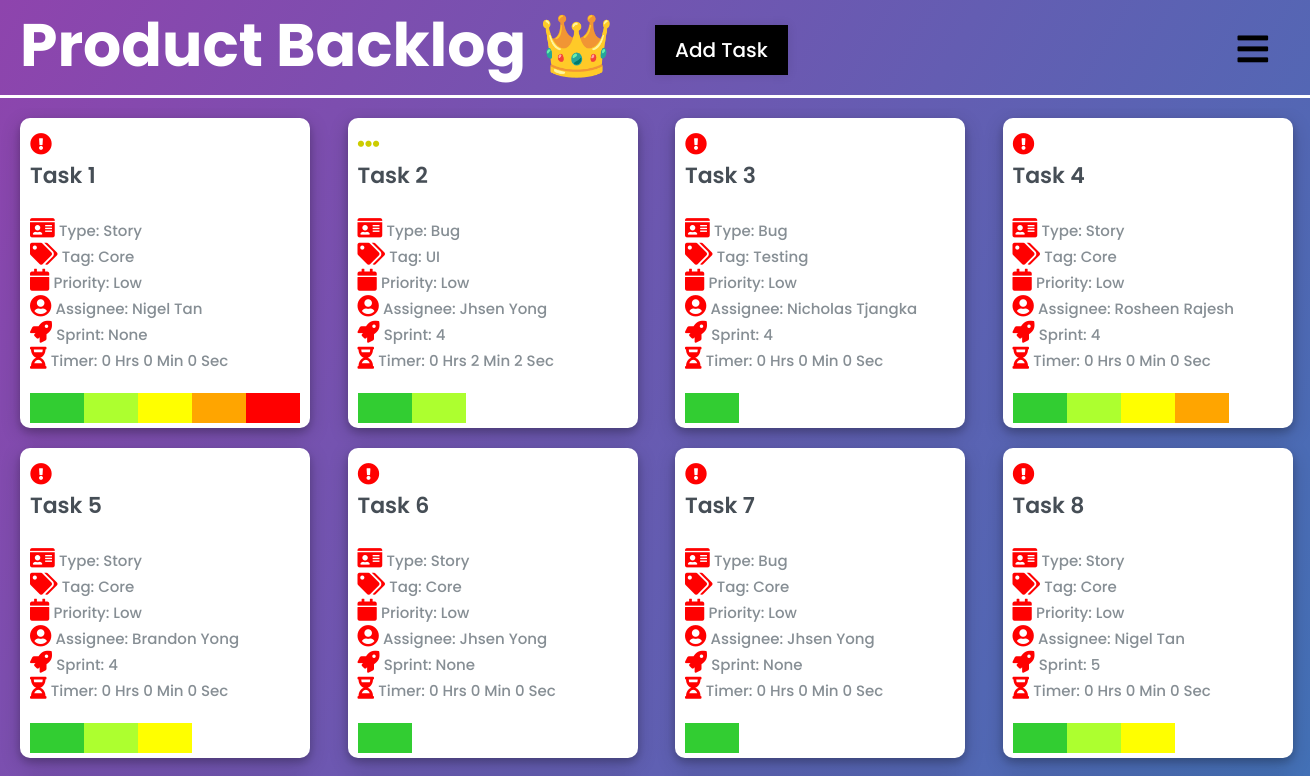
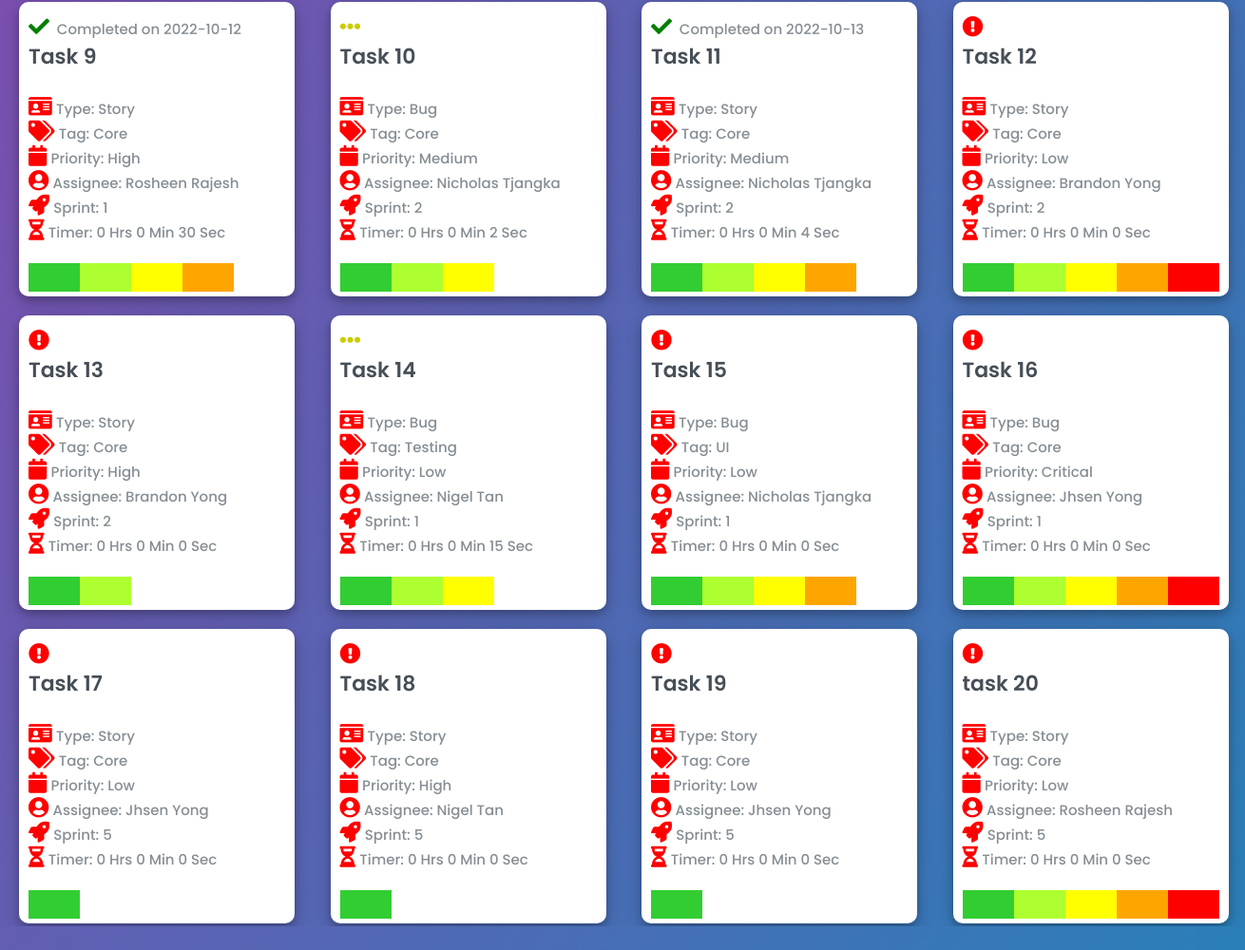
The page / on the database its author committed (2 pictures, top to bottom).
### tables this page shows
CREATE TABLE "card" (
	"card_id"	INTEGER NOT NULL UNIQUE,
	"card_name"	TEXT NOT NULL,
	"card_tag"	TEXT,
	"card_priority"	TEXT,
	"card_storypoint"	TEXT,
	"card_description"	TEXT,
	"card_status"	TEXT,
	"card_start"	TEXT,
	"card_stop"	TEXT,
	"card_elapsed"	BLOB,
	"list_id"	INTEGER,
	"user_username"	TEXT,
	"sprint_id"	INTEGER,
	"card_type"	INTEGER,
	"card_timer"	BLOB DEFAULT 0,
	PRIMARY KEY("card_id" AUTOINCREMENT),
	FOREIGN KEY("list_id") REFERENCES "List"("list_id"),
	FOREIGN KEY("user_username") REFERENCES "User"("user_username"),
	FOREIGN KEY("sprint_id") REFERENCES "Sprint"("sprint_id") ON DELETE SET NULL
);

### app.py (the view)
@app.route("/", methods=['POST', 'GET'])
def product_backlog():
    users = appDb.all_users()
    sprints = appDb.all_sprint()
    if request.method == "POST":
        card_name = request.form.get("taskname")
        card_tag = request.form.get("tasktag")
        card_priority = request.form.get("taskpriority")
        card_storypoint = request.form.get("taskstorypoint")
        card_description = request.form.get("taskdescription")
        card_type = request.form.get("tasktype")
        if  request.form.get("taskassignee") == "":
            card_assignee = None
        else:
             card_assignee = request.form.get("taskassignee")
        try:
            appDb.create_card(card_name, card_tag, card_priority, card_storypoint, card_description, "To do", card_type, None, card_assignee)
            return redirect("/")
        except:
            return "There was an issue addind your task!"
    else:
        tasks = appDb.all_cards()
        return render_template("index.html", tasks=tasks, users=users, sprints=sprints)

### db.py (called while the page is built)
    def all_users(self) :
        try :
            self.cursor.execute(
                "SELECT * from user")
            return self.cursor.fetchall()
        except Exception as e :
            return e

    def all_cards(self ) :
        try :
            self.cursor.execute(
                "SELECT * from CARD")
            return self.cursor.fetchall()
        except Exception as e :
            return e

    def all_sprint(self) :
        try :
            self.cursor.execute(
                "Select * from sprint")
            return self.cursor.fetchall()
        except Exception as e :
            return e

### templates/index.html (shortened to what this page needs)
{% extends "base.html" %}
{% block head %}
<link rel="stylesheet" href="https://use.fontawesome.com/releases/v5.15.4/css/all.css"/>
{% endblock %}
{% block body %}
<div class="product_backlog">
    <h1>Product Backlog &#128081;</h1>
    <label for="add_task_check" class="show_add_task_btn">Add Task</label>
    <label for="check">
        <i class="fas fa-bars" id="btn"></i>
    </label>
    <div class="task_box">
        {% for task in tasks %}
            <div class="miniature_card">
                <div class="front_facing">
                    {% if task[6] == "To do" %}
                        <div><i class="fa fa-exclamation-circle" style="color:red; margin-top: 5px;"></i></div>
                    {% elif task[6] == "Doing" %}
                        <div><i class="fa fa-ellipsis-h" style="color:#CCCC00; margin-top: 5px;"></i></div>
                    {% else %}
                        <div><i class="fa fa-check" style="color:green; margin-top: 5px;"></i><span class="quote2">&nbsp;&nbsp;Completed on {{task[9]}}</span></div>
                    {% endif %}
                    <div class="card_text">
                        <h3 class="name">{{task[1]}}</h3>
                        <br>
                    </div>
                    <div class="tag_type_priority">
                        <i class="fa fa-id-card"></i>
                        <span class="quote2">Type: {{task[13]}}</span>
                        <br>
                        <i class="fa fa-tags"></i>
                        <span class="quote2">Tag: {{task[2]}}</span>
                        <br>
                        <i class="fa fa-calendar"></i>
                        <span class="quote2">Priority: {{task[3]}}</span>
                        <br>
                        <i class="fa fa-user-circle"></i>
                        <span class="quote2">Assignee: {{task[11]}}</span>
                        <br>
                        <i class="fa fa-rocket"></i>
                        {% if task[12] == None %}
                            <span class="quote2">Sprint: None</span>
                        {% else %}
                            <span class="quote2">Sprint: {{task[12]}}</span>
                        {% endif %}
                        <br>
                        <i class="fa fa-hourglass-half"></i>
                        {% if task[14] == 0 %}
                            <span class="quote2">Timer: 0 Hrs 0 Min 0 Sec</span>
                        {% else %}
                            {% set time = task[14]|int() %}
                            {% set time = time - 662400 %}
                            <span class="quote2">Timer: {{time // 3600}} Hrs {{time // 60}} Min {{time % 60}} Sec</span>
                        {% endif %}
                        <br>
                        <div class="line">
                            {% if task[4] == "1" %}
                                <span class="color-1"></span>
                            {% elif task[4] == "2" %}
                                <span class="color-1"></span>
                                <span class="color-2"></span>
                            {% elif task[4] == "3" %}
                                <span class="color-1"></span>
                                <span class="color-2"></span>
                                <span class="color-3"></span>
                            {% elif task[4] == "4" %}
                                <span class="color-1"></span>
                                <span class="color-2"></span>
                                <span class="color-3"></span>
                                <span class="color-4"></span>
                            {% else %}
                                <span class="color-1"></span>
                                <span class="color-2"></span>
                                <span class="color-3"></span>
                                <span class="color-4"></span>
                                <span class="color-5"></span>
                            {% endif %}
                        </div>
                    </div>
                </div>
            </div>
        {% endfor %}
    </div>
</div>
{% endblock %}

### static/css/main.css (style rules this page uses)
* { margin: 0; padding: 0; box-sizing: border-box; font-family: "Poppins", sans-serif; }
body { margin: 0; padding: 0; overflow: hidden; }
.product_backlog { background: linear-gradient(120deg, #8e44ad, #2980b9); height: 100vh; }
.product_backlog h1 { text-align: left; padding-left: 20px; padding-bottom: 5px; border-bottom: 3px solid white; font-size: 60px; color: white; }
label #btn, label #cancel { position: absolute; cursor: pointer; border-radius: 3px; }
label #btn { right: 30px; top: 25px; font-size: 35px; color: black; padding: 6px 12px; transition: all .5s; }
.show_add_task_btn { background-color: black; padding: 10px 20px; font-size: 20px; font-weight: 500; color: white; cursor: pointer; box-shadow: 0px 0px 10px rgba(0,0,0,0.1); border-color: black; position: absolute; top: 25px; left: 50%; }
.task_box { display: grid; grid-template-columns: repeat(4, minmax(150px, 0.5fr)); grid-row: 150px; padding: 10px; gap: 20px; justify-content: center; overflow: auto; max-height: 90%; margin-top: 10px; }
.miniature_card { width: 290px; max-width: 290px; height: 310px; max-height: 310px; background-color: #fff; justify-content: left; align-items: left; text-align: left; border-radius: 10px; box-shadow: 0 4px 8px 0 rgba(0, 0, 0, 0.2), 0 6px 20px 0 rgba(0, 0, 0, 0.19); padding: 10px; overflow: hidden; margin-left: 10px; word-wrap: break-word; }
.miniature_card i { font-size: 22px !important; color: red; }
.miniature_card .name { font-size: 22px; color: #464e56; font-weight: 600; }
.miniature_card .quote2 { font-size: 15px; font-weight: 500; color: #868e94; }
.line span { display:block; width:20%; float:left; height:5px; margin-top: 20px; height: 30px; }
.line { width:100%; }
.color-1 { background: limegreen; }
.color-2 { background:greenyellow; }
.color-3 { background:yellow; }
.color-4 { background:orange; }
.color-5 { background:red; }

### rows shown on the page
card: card_status "To do" (drawn), card_name "Task 1", card_type "Story", card_tag "Core", card_priority "Low", user_username "Nigel Tan", shows "Sprint: None", card_timer "Timer: 0 Hrs 0 Min 0 Sec"
card: card_status "Doing" (drawn), card_name "Task 2", card_type "Bug", card_tag "UI", card_priority "Low", user_username "Jhsen Yong", sprint "4", time "0", time "2", card_storypoint "2" (drawn)
card: card_status "To do" (drawn), card_name "Task 3", card_type "Bug", card_tag "Testing", card_priority "Low", user_username "Nicholas Tjangka", sprint "4", card_timer "Timer: 0 Hrs 0 Min 0 Sec", card_storypoint "1" (drawn)
card: card_status "To do" (drawn), card_name "Task 4", card_type "Story", card_tag "Core", card_priority "Low", user_username "Rosheen Rajesh", sprint "4", card_timer "Timer: 0 Hrs 0 Min 0 Sec", card_storypoint "4" (drawn)
card: card_status "To do" (drawn), card_name "Task 5", card_type "Story", card_tag "Core", card_priority "Low", user_username "Brandon Yong", sprint "4", card_timer "Timer: 0 Hrs 0 Min 0 Sec", card_storypoint "3" (drawn)
card: card_status "To do" (drawn), card_name "Task 6", card_type "Story", card_tag "Core", card_priority "Low", user_username "Jhsen Yong", shows "Sprint: None", card_timer "Timer: 0 Hrs 0 Min 0 Sec", card_storypoint "1" (drawn)
card: card_status "To do" (drawn), card_name "Task 7", card_type "Bug", card_tag "Core", card_priority "Low", user_username "Jhsen Yong", shows "Sprint: None", card_timer "Timer: 0 Hrs 0 Min 0 Sec", card_storypoint "1" (drawn)
card: card_status "To do" (drawn), card_name "Task 8", card_type "Story", card_tag "Core", card_priority "Low", user_username "Nigel Tan", sprint "5", card_timer "Timer: 0 Hrs 0 Min 0 Sec", card_storypoint "3" (drawn)
card: card_elapsed "2022-10-12", card_name "Task 9", card_type "Story", card_tag "Core", card_priority "High", user_username "Rosheen Rajesh", sprint "1", time "0", time "30", card_storypoint "4" (drawn)
card: card_status "Doing" (drawn), card_name "Task 10", card_type "Bug", card_tag "Core", card_priority "Medium", user_username "Nicholas Tjangka", sprint "2", time "0", time%60 "2", card_storypoint "3" (drawn)
card: card_elapsed "2022-10-13", card_name "Task 11", card_type "Story", card_tag "Core", card_priority "Medium", user_username "Nicholas Tjangka", sprint "2", time "0", time%60 "4"
card: card_status "To do" (drawn), card_name "Task 12", card_type "Story", card_tag "Core", card_priority "Low", user_username "Brandon Yong", sprint "2", card_timer "Timer: 0 Hrs 0 Min 0 Sec"
card: card_status "To do" (drawn), card_name "Task 13", card_type "Story", card_tag "Core", card_priority "High", user_username "Brandon Yong", sprint "2", card_timer "Timer: 0 Hrs 0 Min 0 Sec", card_storypoint "2" (drawn)
card: card_status "Doing" (drawn), card_name "Task 14", card_type "Bug", card_tag "Testing", card_priority "Low", user_username "Nigel Tan", sprint "1", time "0", time "15", card_storypoint "3" (drawn)
card: card_status "To do" (drawn), card_name "Task 15", card_type "Bug", card_tag "UI", card_priority "Low", user_username "Nicholas Tjangka", sprint "1", card_timer "Timer: 0 Hrs 0 Min 0 Sec", card_storypoint "4" (drawn)
card: card_status "To do" (drawn), card_name "Task 16", card_type "Bug", card_tag "Core", card_priority "Critical", user_username "Jhsen Yong", sprint "1", card_timer "Timer: 0 Hrs 0 Min 0 Sec"
card: card_status "To do" (drawn), card_name "Task 17", card_type "Story", card_tag "Core", card_priority "Low", user_username "Jhsen Yong", sprint "5", card_timer "Timer: 0 Hrs 0 Min 0 Sec", card_storypoint "1" (drawn)
card: card_status "To do" (drawn), card_name "Task 18", card_type "Story", card_tag "Core", card_priority "High", user_username "Nigel Tan", sprint "5", card_timer "Timer: 0 Hrs 0 Min 0 Sec", card_storypoint "1" (drawn)
card: card_status "To do" (drawn), card_name "Task 19", card_type "Story", card_tag "Core", card_priority "Low", user_username "Jhsen Yong", sprint "5", card_timer "Timer: 0 Hrs 0 Min 0 Sec", card_storypoint "1" (drawn)
card: card_status "To do" (drawn), card_name "task 20", card_type "Story", card_tag "Core", card_priority "Low", user_username "Rosheen Rajesh", sprint "5", card_timer "Timer: 0 Hrs 0 Min 0 Sec"
